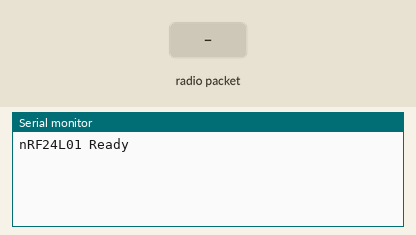
Simulated run of this sketch. Board: Arduino Uno, built with avr-gcc and run on an emulated ATmega328P. Shown: the last lines printed to the serial monitor. Inputs (shaded band) come from the test bench. No radio packets arrive unless stated.

Above: at 2.2 s.
2.3 s: radio packet "1" arrives
At 3.5 s:
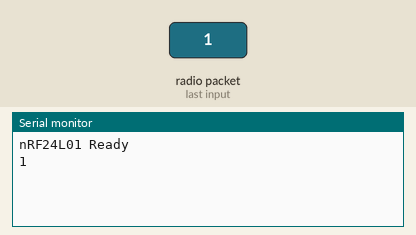
3.8 s: radio packet "0" arrives
At 4.8 s:
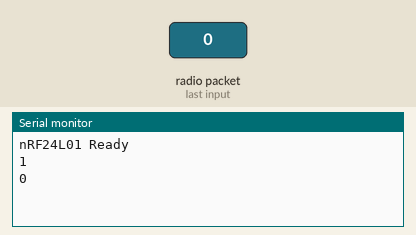
5.3 s: radio packet "2" arrives
At 5.9 s:
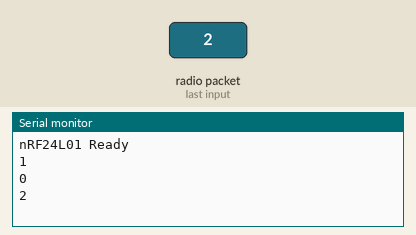

Measured:
- after the input at 2.3 s, the serial monitor: prints a new line at once (image 1)
- after the input at 3.8 s, the serial monitor: prints a new line at once (image 2)
- after the input at 5.3 s, the serial monitor: prints a new line at once (image 3)

The sketch:

kshamta_braille_radio.ino
```cpp
#include <SPI.h>
#include <nRF24L01.h>
#include <RF24.h>

// === NRF24L01 SETUP ===
RF24 radio(9, 8);

const byte address[5] = {0xE0, 0xE0, 0xF1, 0xF1, 0xE0};

void setup() {
  Serial.begin(9600);

  radio.begin();

  radio.setPALevel(RF24_PA_LOW);
  radio.setChannel(0x76);
  radio.setDataRate(RF24_250KBPS);
  radio.setPayloadSize(32);

  radio.openReadingPipe(1, address);
  radio.startListening();

  Serial.println("nRF24L01 Ready");
  delay(1000);
}

void loop() {
  if (radio.available()) {
    char receivedData[32] = "";
    radio.read(&receivedData, sizeof(receivedData));

    String dataString = String(receivedData);
    dataString.trim();

    if (dataString.length() > 0) {
      Serial.println(dataString);
      delay(10);
    }
  }
}
```
